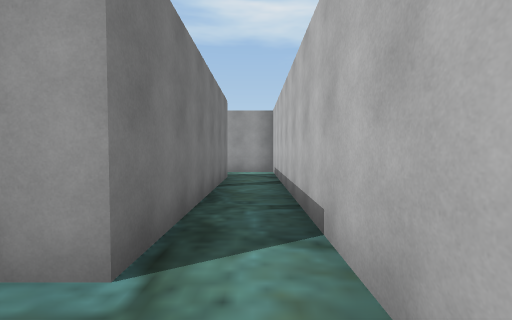
view 1 (above)

23 first-person views from a walk through a scene from a Unity 3-D project. The camera is 1.5 m above the floor, tilts 2° down and sees 90° across. The floor is counted in squares, 2 m on a side. Each view is taken from the middle of a square. On the plan, view 1 faces up. The plan holds only what a view shows up to about 9 squares ahead; the rest is blank. The player character is not drawn. Some surface patterns are stand-ins.

view 2
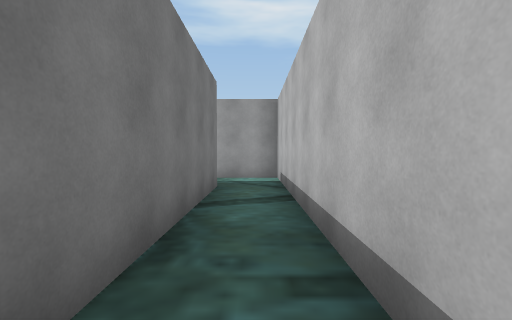

view 3
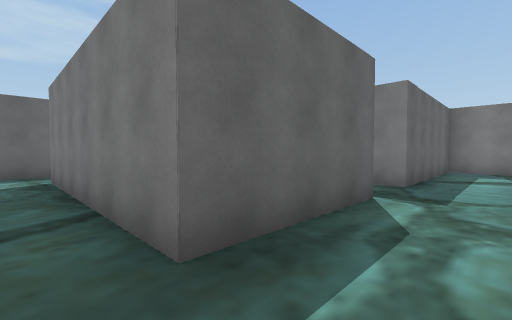

view 4
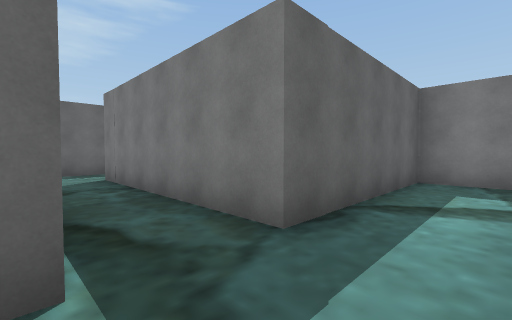

view 5
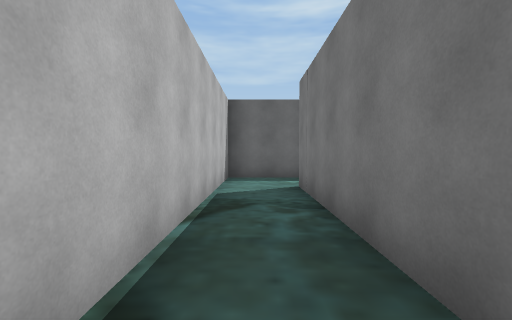

view 6
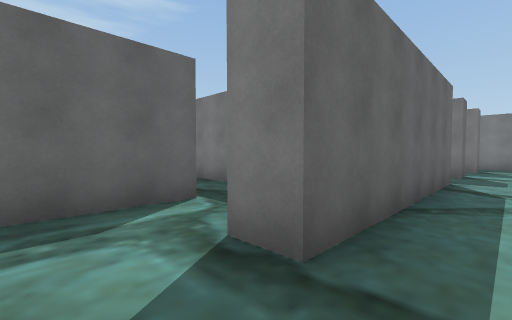

view 7
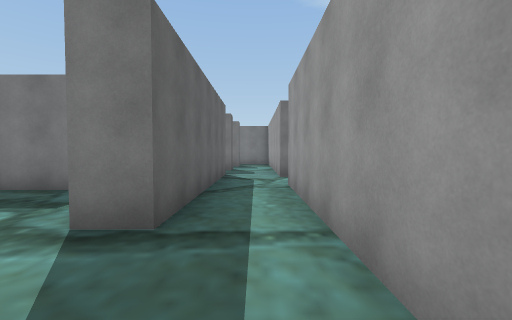

view 8
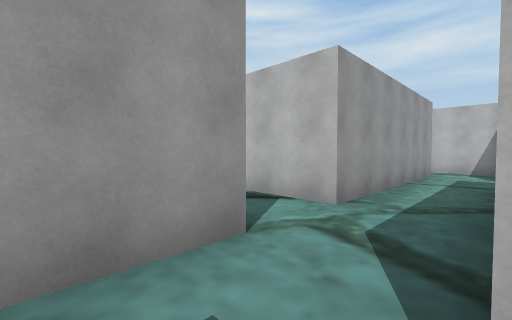

view 9
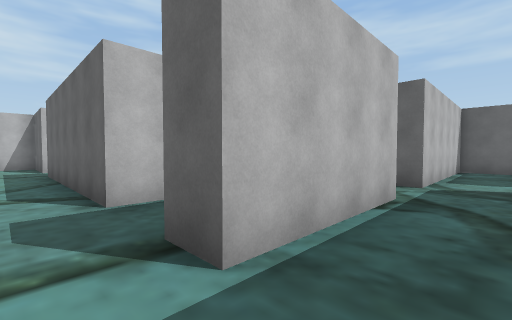

view 10
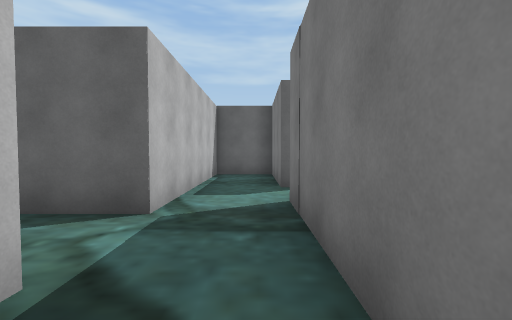

view 11
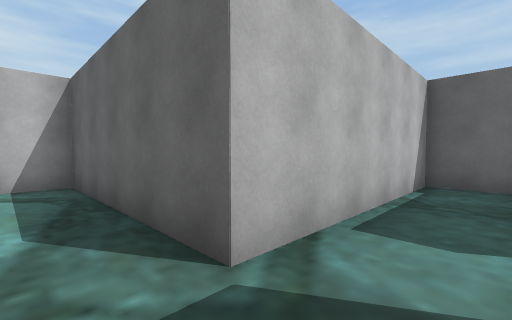

view 12
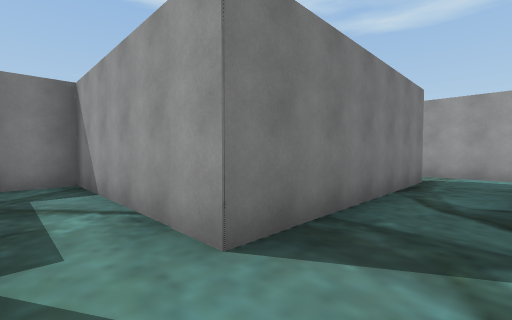

view 13
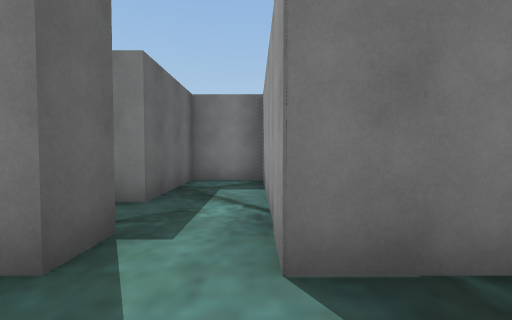

view 14
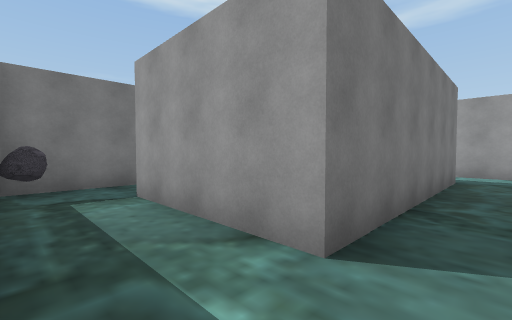

view 15
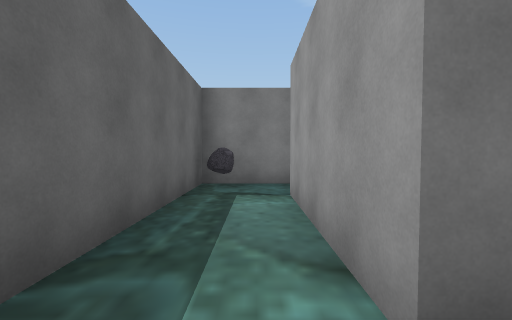

view 16
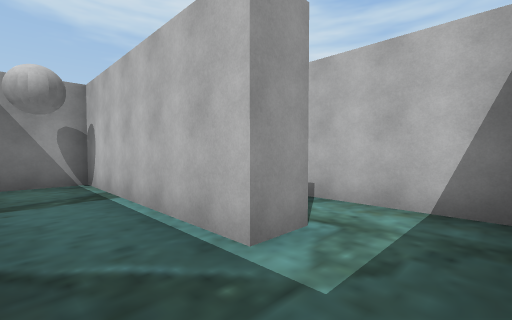

view 17
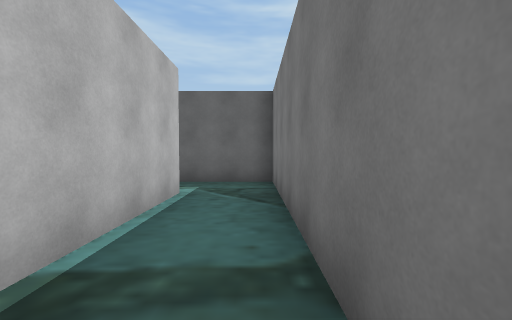

view 18
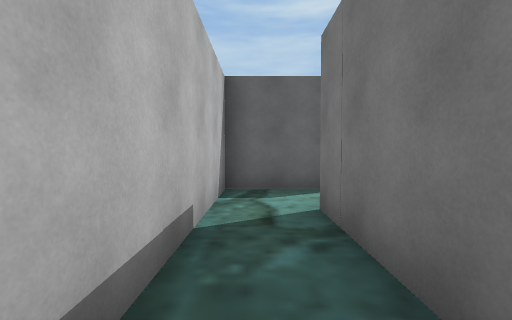

view 19
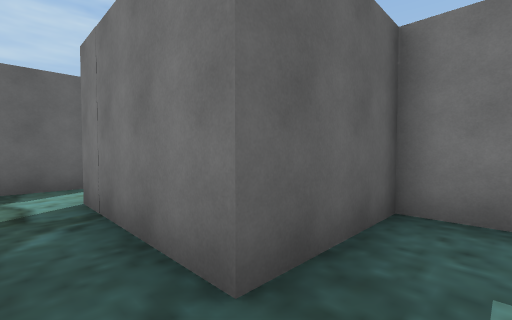

view 20
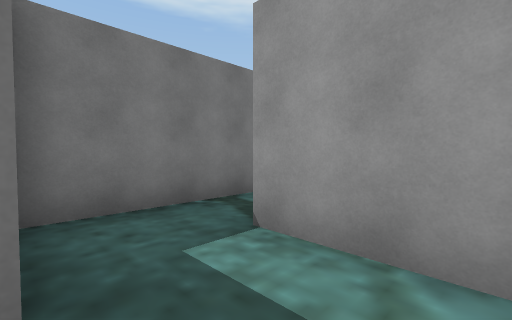

view 21
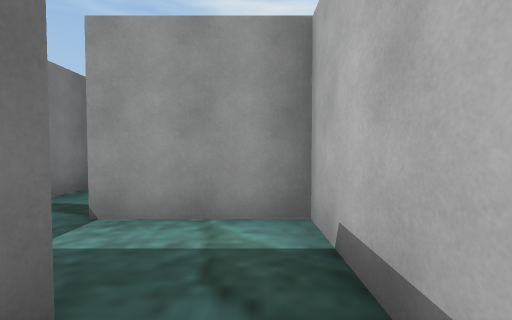

view 22
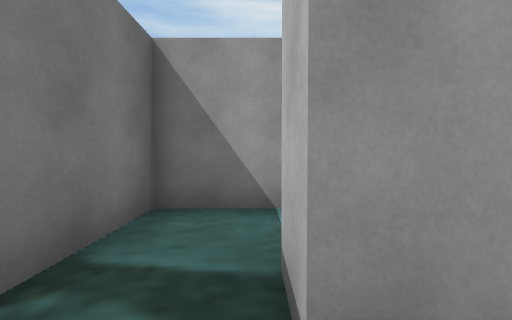

view 23
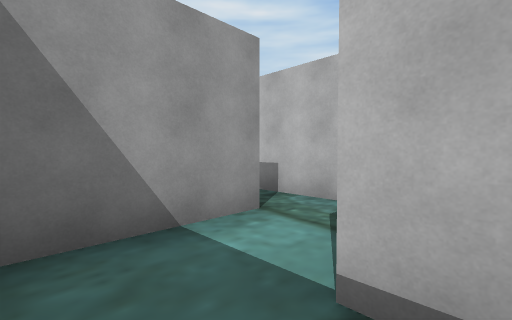

### Floor plan
Points are (right, up) in squares from view 1. A wall is a line through its corners. A room is listed if a view was taken in it or the views show most of it. See-through windows are left out.
Room 1 (views 1, 2, 3)
walls: (-0.8, 7.4) (-0.8, 1.6) (-1.6, 1.6); (0.6, -0.1) (0.6, 9.2) (-1.1, 9.2); (-1.5, -0.2) (0, -0.2)
ways out: opening at (-1, 8.5) to room 2; opening at (-1, 0.5) to room 9
Room 2 (view 4)
walls: (-3.4, 10) (-3.4, 9.1); (-4.2, 7.4) (-0.8, 7.4)
ways out: opening at (-1, 8.5) to room 1; opening at (-4, 8.5) to room 3; opening at (-2.5, 10) to room 4
Room 3 (views 5, 8)
walls: (-5, 9.2) (-6.1, 9.2); (-9.2, 9.1) (-9.2, 10); (-10.9, 10) (-10.9, 7.4) (-5.9, 7.4) (-5.9, 1.6); (-4.2, 1.5) (-4.2, 6.2)
ways out: opening at (-4, 8.5) to room 2; opening at (-5, 2) to room 8; opening at (-10, 10) to room 14
Room 4 (view 6)
walls: (-8.4, 11.7) (-10.1, 11.7); (-0.8, 11.7) (-6.7, 11.7); (-9.2, 10) (-3.4, 10)
ways out: opening at (-2.5, 10) to room 2; opening at (-1, 11) to room 5; opening at (-9, 11) to room 14; opening at (-7.5, 12)
Room 5 (views 7, 18, 19, 20, 21)
walls: (-0.8, 15) (-0.8, 11.7); (-1.9, 10) (0.6, 10) (0.6, 16.8) (-1.8, 16.8)
ways out: opening at (-1, 11) to room 4; opening at (-1, 16) to room 10
Room 6 (views 9, 10, 11)
walls: (-11.7, 6.6) (-11.7, 10); (-13.5, 10.2) (-13.5, 4.2); (-11.7, 5) (-6.7, 5) (-6.7, 6.1); (-11.9, 11.7) (-13.9, 11.7)
ways out: opening at (-12.5, 5) to room 7; opening at (-11, 11) to room 14; opening at (-14, 11)
Room 7 (views 12, 13)
walls: (-14.4, 2.7) (-13.5, 2.7) (-13.5, -0.2) (-11.7, -0.2) (-11.7, 5); (-13.5, 4.2) (-14.5, 4.2)
ways out: opening at (-12.5, 5) to room 6; opening at (-14, 3.5) to room 11
Room 8 (views 14, 15)
walls: (-5.9, 1.6) (-9.5, 1.6); (-10.9, 2.2) (-10.9, -0.2) (-4.2, -0.2) (-4.2, 1.5)
ways out: opening at (-5, 2) to room 3; opening at (-10, 2)
objects: other object (-10, 0)
Room 9 (views 16, 17)
walls: (-1.6, 1.6) (-1.6, 6.6) (-3.1, 6.6); (-3.4, 5.6) (-3.4, -0.2) (-1.5, -0.2)
ways out: opening at (-1, 0.5) to room 1
Room 10 (views 22, 23)
walls: (-3.4, 17.4) (-3.4, 15) (-0.8, 15); (-1.8, 16.8) (-1.8, 17.6)
ways out: opening at (-1, 16) to room 5; opening at (-2.5, 17) to room 13
Room 11 (no view inside)
walls: (-14.5, 4.2) (-18.6, 4.2) (-18.6, 2.4) (-15.7, 2.4) (-15.7, 1.9)
ways out: opening at (-14, 3.5) to room 7; opening at (-15, 2)
Room 12 (no view inside)
walls: (-0.5, 19.3) (-1.5, 19.3)
ways out: opening at (-1, 18.5) to room 13; opening at (0, 20)
Room 13 (no view inside)
walls: (-1.5, 19.3) (-3.4, 19.3) (-3.4, 17.4)
ways out: opening at (-2.5, 17) to room 10; opening at (-1, 18.5) to room 12
Room 14 (no view inside)
walls: (-11.7, 10) (-10.9, 10)
ways out: opening at (-10, 10) to room 3; opening at (-9, 11) to room 4; opening at (-11, 11) to room 6

Where each view was taken, in squares from view 1:
view 1: 0 up, 0 right, facing up
view 2: 2 up, 0 right, facing up
view 3: 9 up, 0 right, facing down-left
view 4: 9 up, 4 left, facing down-left
view 5: 7 up, 5 left, facing down
view 6: 11 up, 2 left, facing down-left
view 7: 11 up, 1 left, facing left
view 8: 10 up, 10 left, facing up-right
view 9: 11 up, 13 left, facing down-right
view 10: 8 up, 13 left, facing down
view 11: 6 up, 13 left, facing down-right
view 12: 3 up, 12 left, facing up-left
view 13: 4 up, 12 left, facing left
view 14: 0 up, 5 left, facing up-left
view 15: 1 up, 5 left, facing left
view 16: 0 up, 3 left, facing up-right
view 17: 6 up, 3 left, facing down
view 18: 15 up, 0 right, facing down
view 19: 16 up, 0 right, facing down-left
view 20: 15 up, 0 right, facing up-left
view 21: 14 up, 0 right, facing up
view 22: 16 up, 2 left, facing up
view 23: 17 up, 3 left, facing up-right
